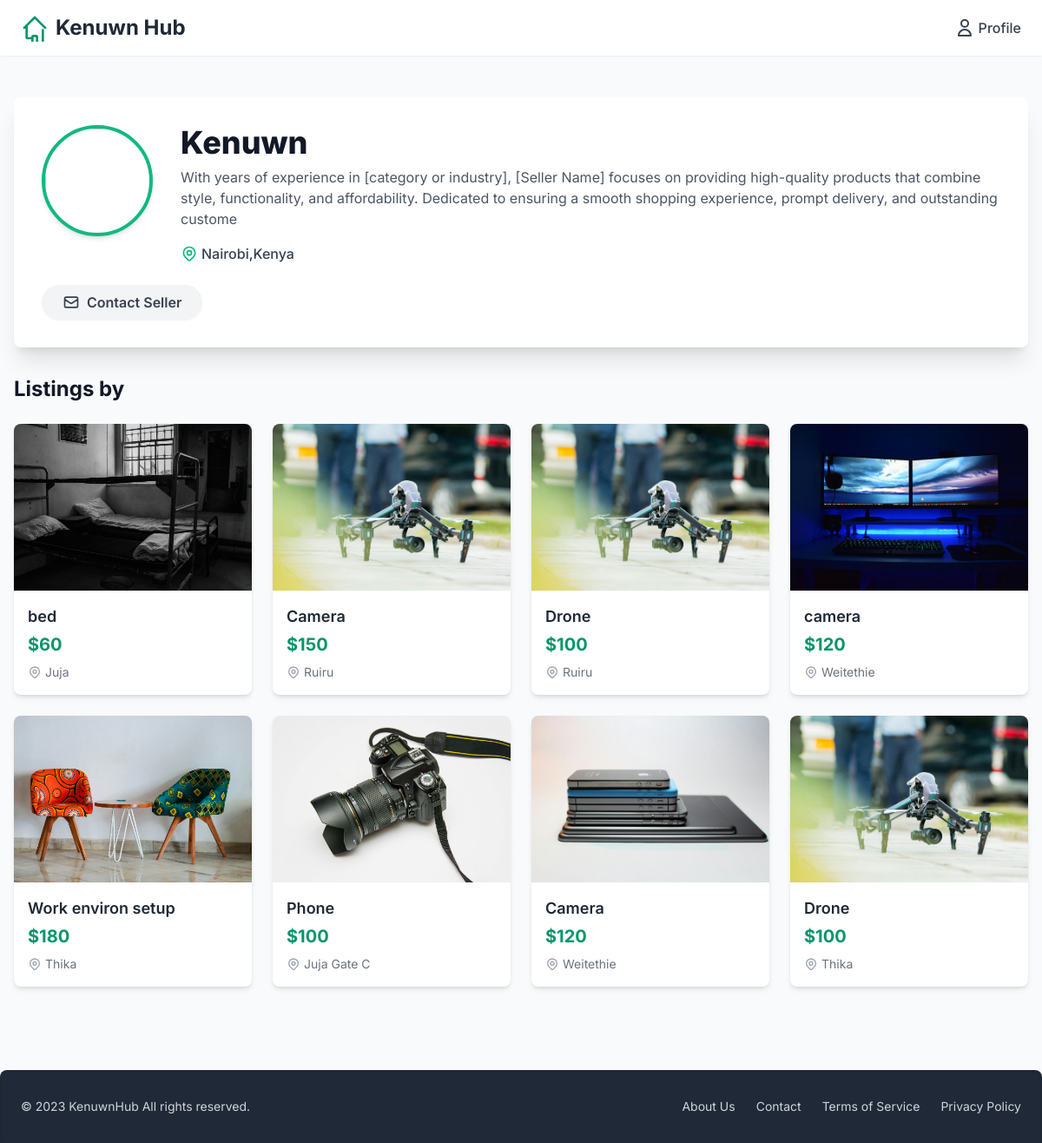
/seller_profile/1 (signed in), run on the app's committed database.
### users/models.py (models this page shows)
class SellerProfile(models.Model):
    user = models.OneToOneField(UserDetail, on_delete=models.CASCADE, related_name='seller_profile')
    shop_name = models.CharField(max_length=50)
    bio = models.TextField(blank=True, null=True)
    phone_number = models.CharField(max_length=15)
    is_staff = models.BooleanField(default=True)
    id_number = models.CharField(
        max_length=20,
        validators=[MinLengthValidator(7)],
        unique=True
        )
    location = models.CharField(max_length=50)

### products/models.py (models this page shows, shortened)
class ProductListings(models.Model):
    title = models.CharField(max_length=50)
    description = models.TextField()
    price = models.IntegerField()
    image = models.ImageField(upload_to='products/', blank=True, null=True) # stored under /media/products/
    location = models.CharField(max_length=100)
    seller = models.ForeignKey(SellerProfile, on_delete=models.CASCADE)
    category = models.ForeignKey(Category, on_delete=models.CASCADE, related_name='product', blank=True, null=True) # 'related_name' allows reverse lookup: category.product.all()
    created_at = models.DateTimeField(auto_now_add=True, blank=True, null=True) # auto set when product is first created

### products/views.py (the view)
# urls.py: path('seller_profile/<int:seller_id>', seller_profile_view, name='seller_profile'),
@login_required(login_url='users:login')
def seller_profile_view(request, seller_id):
    seller_profile = get_object_or_404(SellerProfile, id=seller_id)
    products = ProductListings.objects.filter(seller=seller_profile)
    return render(request, 'products/seller_profile.html', {
        'products':products,
        'seller': seller_profile
        })

### products/templates/products/seller_profile.html (shortened to what this page needs)
<!DOCTYPE html>
<html lang="en">
<head>
    <script src="https://cdn.tailwindcss.com"></script>
</head>
<body class="bg-gray-50 text-gray-800">
    <nav class="bg-white shadow-sm py-4 px-4 md:px-6 sticky top-0 z-50">
        <div class="max-w-7xl mx-auto flex justify-between items-center">
            <a href="{% url 'products:home' %}" class="flex items-center space-x-2">
                <span class="text-2xl font-bold text-gray-800">Kenuwn Hub</span>
            </a>
            <div class="flex items-center space-x-4">
                <a href="{% if user.is_authenticated %}{% url 'users:profile' %}{% else %}{% url 'users:login' %}{% endif %}" class="text-gray-700 hover:text-emerald-600 font-medium flex items-center">
                    <svg class="w-6 h-6 mr-1" fill="none" stroke="currentColor" viewBox="0 0 24 24" xmlns="http://www.w3.org/2000/svg">
                        <path stroke-linecap="round" stroke-linejoin="round" stroke-width="2" d="M16 7a4 4 0 11-8 0 4 4 0 018 0zM12 14a7 7 0 00-7 7h14a7 7 0 00-7-7z"></path>
                    </svg>
                    {% if user.is_authenticated %}Profile{% else %}Login{% endif %}
                </a>
            </div>
        </div>
    </nav>
    <main class="max-w-7xl mx-auto px-4 py-8 md:py-12">
        <div class="bg-white rounded-lg shadow-xl overflow-hidden p-6 md:p-8 mb-8">
            <div class="flex flex-col md:flex-row items-center md:items-start space-y-6 md:space-y-0 md:space-x-8">
                <img src="{{ seller.profile_picture.url }}" alt="{{ seller.username }}" class="w-32 h-32 rounded-full object-cover border-4 border-emerald-500 shadow-md">
                <div class="text-center md:text-left">
                    <h1 class="text-3xl md:text-4xl font-extrabold text-gray-900 mb-2">{{ seller.shop_name }}</h1>
                    <p class="text-md text-gray-600 mb-4">{{ seller.bio }}</p>
                    <div class="flex items-center justify-center md:justify-start text-gray-700 space-x-4">
                        <div class="flex items-center">
                            <span class="font-medium">{{ seller.location }}</span>
                        </div>
                    </div>
                </div>
            </div>
            <div class="mt-6 text-center md:text-left">
                <a href="mailto:{{ seller.user.email }}" class="inline-flex items-center bg-gray-100 text-gray-700 font-semibold py-2 px-6 rounded-full shadow-sm hover:bg-gray-200 transition duration-200">
                    <svg class="w-5 h-5 mr-2" fill="none" stroke="currentColor" viewBox="0 0 24 24" xmlns="http://www.w3.org/2000/svg"><path stroke-linecap="round" stroke-linejoin="round" stroke-width="2" d="M3 8l7.89 5.26a2 2 0 002.22 0L21 8M5 19h14a2 2 0 002-2V7a2 2 0 00-2-2H5a2 2 0 00-2 2v10a2 2 0 002 2z"></path></svg>
                    Contact Seller
                </a>
            </div>
        </div>
        <section>
            <h2 class="text-2xl font-bold text-gray-900 mb-6">Listings by {{ seller.username }}</h2>
            <div id="product-listings" class="grid grid-cols-1 sm:grid-cols-2 md:grid-cols-3 lg:grid-cols-4 gap-6">
                {% if products %}
                    {% for product in products %}
                        <a href="{% url 'products:product_detail' product.id %}" class="product-card bg-white rounded-lg shadow-md overflow-hidden hover:shadow-lg transition-all duration-300 transform hover:-translate-y-1">
                            <img src="{{ product.image.url }}" alt="{{ product.title }}" class="w-full h-48 object-cover object-center">
                            <div class="p-4">
                                <h3 class="text-lg font-semibold text-gray-800 truncate mb-1">{{ product.title }}</h3>
                                <p class="text-xl font-bold text-emerald-600 mb-2">${{ product.price }}</p>
                                <p class="text-sm text-gray-500 flex items-center">
                                    {{ product.location }}
                                </p>
                            </div>
                        </a>
                    {% endfor %}
                {% else %}
                    <div class="col-span-full text-center text-gray-600 py-10">
                        <p class="text-lg font-semibold mb-2">{{ seller.username }} does not have any active listings.</p>
                        <p class="text-md">Check back later for new items.</p>
                    </div>
                {% endif %}
            </div>
        </section>
    </main>
    <footer class="bg-gray-800 text-gray-300 py-8 px-4 md:px-6 mt-12 rounded-t-lg shadow-inner">
        <div class="max-w-7xl mx-auto flex flex-col md:flex-row justify-between items-center text-center md:text-left space-y-4 md:space-y-0">
            <div class="text-sm">
                &copy; 2023 KenuwnHub All rights reserved.
            </div>
            <div class="flex space-x-6">
                <a href="#" class="hover:text-white transition-colors duration-200 text-sm">About Us</a>
                <a href="#" class="hover:text-white transition-colors duration-200 text-sm">Contact</a>
                <a href="#" class="hover:text-white transition-colors duration-200 text-sm">Terms of Service</a>
                <a href="#" class="hover:text-white transition-colors duration-200 text-sm">Privacy Policy</a>
            </div>
        </div>
    </footer>
</body>
</html>

### products/templates/products/seller_profile.html (style rules this page uses)
body { font-family: 'Inter', sans-serif; -webkit-font-smoothing: antialiased; -moz-osx-font-smoothing: grayscale; }
.product-card { transition: transform 0.2s ease-in-out, box-shadow 0.2s ease-in-out; }

### data on the page
SellerProfile: shop_name "Kenuwn", bio "With years of experience in [category or industry], [Seller Name] focuses on providing high-quality products that combine style, functionality, and affordability. Dedicated to ensuring a smooth shopping experience, prompt delivery, and outstanding custome", location "Nairobi,Kenya"
ProductListings: image (picture), title "bed", price "60", location "Juja"
ProductListings: image (picture), title "Camera", price "150", location "Ruiru"
ProductListings: image (picture), title "Drone", price "100", location "Ruiru"
ProductListings: image (picture), title "camera", price "120", location "Weitethie"
ProductListings: image (picture), title "Work environ setup", price "180", location "Thika"
ProductListings: image (picture), title "Phone", price "100", location "Juja Gate C"
ProductListings: image (picture), title "Camera", price "120", location "Weitethie"
ProductListings: image (picture), title "Drone", price "100", location "Thika"
